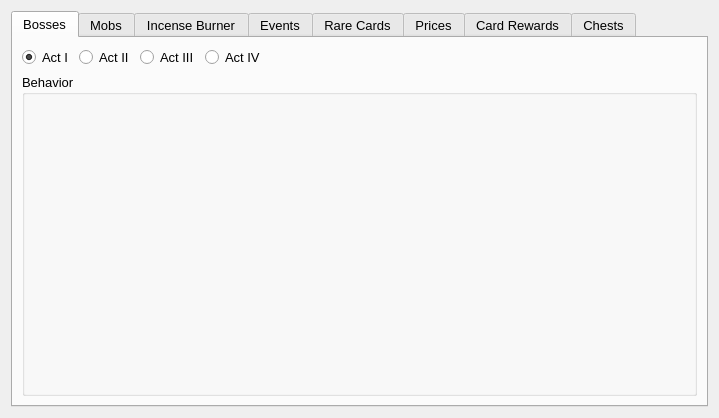
<?xml version="1.0" encoding="UTF-8"?>
<ui version="4.0">
 <class>ReferenceWindow</class>
 <widget class="QWidget" name="ReferenceWindow">
  <property name="geometry">
   <rect>
    <x>0</x>
    <y>0</y>
    <width>719</width>
    <height>418</height>
   </rect>
  </property>
  <property name="windowTitle">
   <string>Reference</string>
  </property>
  <property name="windowIcon">
   <iconset resource="../../resources/resources.qrc">
    <normaloff>:/logo/logo32.png</normaloff>:/logo/logo32.png</iconset>
  </property>
  <layout class="QGridLayout" name="gridLayout">
   <item row="0" column="0">
    <widget class="QTabWidget" name="tabWidget">
     <property name="font">
      <font>
       <pointsize>10</pointsize>
      </font>
     </property>
     <property name="currentIndex">
      <number>0</number>
     </property>
     <widget class="QWidget" name="tab">
      <attribute name="title">
       <string>Bosses</string>
      </attribute>
      <layout class="QGridLayout" name="gridLayout_2">
       <item row="0" column="0">
        <layout class="QVBoxLayout" name="verticalLayout">
         <item>
          <layout class="QHBoxLayout" name="horizontalLayout">
           <item>
            <widget class="QRadioButton" name="radioButton_2">
             <property name="text">
              <string>Act I</string>
             </property>
             <property name="checked">
              <bool>true</bool>
             </property>
            </widget>
           </item>
           <item>
            <widget class="QRadioButton" name="radioButton">
             <property name="text">
              <string>Act II</string>
             </property>
            </widget>
           </item>
           <item>
            <widget class="QRadioButton" name="radioButton_3">
             <property name="text">
              <string>Act III</string>
             </property>
            </widget>
           </item>
           <item>
            <widget class="QRadioButton" name="radioButton_4">
             <property name="text">
              <string>Act IV</string>
             </property>
            </widget>
           </item>
           <item>
            <spacer name="horizontalSpacer">
             <property name="orientation">
              <enum>Qt::Horizontal</enum>
             </property>
             <property name="sizeHint" stdset="0">
              <size>
               <width>40</width>
               <height>20</height>
              </size>
             </property>
            </spacer>
           </item>
          </layout>
         </item>
         <item>
          <widget class="QGroupBox" name="groupBox">
           <property name="sizePolicy">
            <sizepolicy hsizetype="Preferred" vsizetype="Expanding">
             <horstretch>0</horstretch>
             <verstretch>0</verstretch>
            </sizepolicy>
           </property>
           <property name="title">
            <string>Behavior</string>
           </property>
           <layout class="QGridLayout" name="gridLayout_4">
            <item row="0" column="0">
             <layout class="QGridLayout" name="boss_behavior_layout"/>
            </item>
           </layout>
          </widget>
         </item>
        </layout>
       </item>
      </layout>
     </widget>
     <widget class="QWidget" name="tab_4">
      <attribute name="title">
       <string>Mobs</string>
      </attribute>
     </widget>
     <widget class="QWidget" name="tab_2">
      <attribute name="title">
       <string>Incense Burner</string>
      </attribute>
     </widget>
     <widget class="QWidget" name="tab_3">
      <attribute name="title">
       <string>Events</string>
      </attribute>
     </widget>
     <widget class="QWidget" name="tab_5">
      <attribute name="title">
       <string>Rare Cards</string>
      </attribute>
      <layout class="QGridLayout" name="gridLayout_3">
       <item row="0" column="0">
        <layout class="QVBoxLayout" name="verticalLayout_2">
         <item>
          <layout class="QHBoxLayout" name="horizontalLayout_2">
           <item>
            <widget class="QRadioButton" name="radioButton_6">
             <property name="text">
              <string>Ironclad</string>
             </property>
             <property name="checked">
              <bool>true</bool>
             </property>
            </widget>
           </item>
           <item>
            <widget class="QRadioButton" name="radioButton_5">
             <property name="text">
              <string>Silent</string>
             </property>
            </widget>
           </item>
           <item>
            <widget class="QRadioButton" name="radioButton_8">
             <property name="text">
              <string>Defect</string>
             </property>
            </widget>
           </item>
           <item>
            <widget class="QRadioButton" name="radioButton_7">
             <property name="text">
              <string>Watcher</string>
             </property>
            </widget>
           </item>
           <item>
            <widget class="QRadioButton" name="radioButton_9">
             <property name="text">
              <string>Colorless</string>
             </property>
            </widget>
           </item>
           <item>
            <spacer name="horizontalSpacer_2">
             <property name="orientation">
              <enum>Qt::Horizontal</enum>
             </property>
             <property name="sizeHint" stdset="0">
              <size>
               <width>40</width>
               <height>20</height>
              </size>
             </property>
            </spacer>
           </item>
          </layout>
         </item>
         <item>
          <widget class="QGroupBox" name="groupBox_2">
           <property name="sizePolicy">
            <sizepolicy hsizetype="Preferred" vsizetype="Expanding">
             <horstretch>0</horstretch>
             <verstretch>0</verstretch>
            </sizepolicy>
           </property>
           <property name="title">
            <string>Rare Cards</string>
           </property>
           <layout class="QGridLayout" name="gridLayout_6">
            <item row="0" column="0">
             <layout class="QGridLayout" name="rare_cards_layout"/>
            </item>
           </layout>
          </widget>
         </item>
        </layout>
       </item>
      </layout>
     </widget>
     <widget class="QWidget" name="tab_6">
      <attribute name="title">
       <string>Prices</string>
      </attribute>
      <layout class="QGridLayout" name="gridLayout_5">
       <item row="0" column="0">
        <widget class="QGroupBox" name="groupBox_3">
         <property name="title">
          <string>Cards</string>
         </property>
         <layout class="QGridLayout" name="gridLayout_7"/>
        </widget>
       </item>
      </layout>
     </widget>
     <widget class="QWidget" name="tab_7">
      <attribute name="title">
       <string>Card Rewards</string>
      </attribute>
      <layout class="QGridLayout" name="gridLayout_18">
       <item row="3" column="0">
        <widget class="Line" name="line_3">
         <property name="orientation">
          <enum>Qt::Horizontal</enum>
         </property>
        </widget>
       </item>
       <item row="0" column="0">
        <layout class="QGridLayout" name="gridLayout_8">
         <item row="0" column="6">
          <widget class="QLabel" name="label_9">
           <property name="font">
            <font>
             <pointsize>12</pointsize>
            </font>
           </property>
           <property name="text">
            <string>Shop</string>
           </property>
          </widget>
         </item>
         <item row="1" column="1">
          <widget class="QLabel" name="label_12">
           <property name="font">
            <font>
             <pointsize>12</pointsize>
            </font>
           </property>
           <property name="text">
            <string>60%</string>
           </property>
          </widget>
         </item>
         <item row="1" column="0">
          <widget class="QLabel" name="label">
           <property name="font">
            <font>
             <pointsize>12</pointsize>
            </font>
           </property>
           <property name="text">
            <string>Common Card</string>
           </property>
          </widget>
         </item>
         <item row="3" column="0">
          <widget class="QLabel" name="label_6">
           <property name="font">
            <font>
             <pointsize>12</pointsize>
            </font>
           </property>
           <property name="text">
            <string>Rare Card</string>
           </property>
          </widget>
         </item>
         <item row="3" column="6">
          <widget class="QLabel" name="label_7">
           <property name="font">
            <font>
             <pointsize>12</pointsize>
            </font>
           </property>
           <property name="text">
            <string>9%</string>
           </property>
          </widget>
         </item>
         <item row="1" column="3">
          <widget class="QLabel" name="label_8">
           <property name="font">
            <font>
             <pointsize>12</pointsize>
            </font>
           </property>
           <property name="text">
            <string>50%</string>
           </property>
          </widget>
         </item>
         <item row="3" column="1">
          <widget class="QLabel" name="label_14">
           <property name="font">
            <font>
             <pointsize>12</pointsize>
            </font>
           </property>
           <property name="text">
            <string>3%</string>
           </property>
          </widget>
         </item>
         <item row="2" column="1">
          <widget class="QLabel" name="label_13">
           <property name="font">
            <font>
             <pointsize>12</pointsize>
            </font>
           </property>
           <property name="text">
            <string>37%</string>
           </property>
          </widget>
         </item>
         <item row="1" column="6">
          <widget class="QLabel" name="label_3">
           <property name="font">
            <font>
             <pointsize>12</pointsize>
            </font>
           </property>
           <property name="text">
            <string>54%</string>
           </property>
          </widget>
         </item>
         <item row="2" column="0">
          <widget class="QLabel" name="label_5">
           <property name="font">
            <font>
             <pointsize>12</pointsize>
            </font>
           </property>
           <property name="text">
            <string>Uncommon Card</string>
           </property>
          </widget>
         </item>
         <item row="0" column="1">
          <widget class="QLabel" name="label_11">
           <property name="font">
            <font>
             <pointsize>12</pointsize>
            </font>
           </property>
           <property name="text">
            <string>Regular Combat</string>
           </property>
          </widget>
         </item>
         <item row="2" column="6">
          <widget class="QLabel" name="label_4">
           <property name="font">
            <font>
             <pointsize>12</pointsize>
            </font>
           </property>
           <property name="text">
            <string>37%</string>
           </property>
          </widget>
         </item>
         <item row="0" column="3">
          <widget class="QLabel" name="label_10">
           <property name="font">
            <font>
             <pointsize>12</pointsize>
            </font>
           </property>
           <property name="text">
            <string>Elite</string>
           </property>
          </widget>
         </item>
         <item row="2" column="3">
          <widget class="QLabel" name="label_15">
           <property name="font">
            <font>
             <pointsize>12</pointsize>
            </font>
           </property>
           <property name="text">
            <string>40%</string>
           </property>
          </widget>
         </item>
         <item row="3" column="3">
          <widget class="QLabel" name="label_16">
           <property name="font">
            <font>
             <pointsize>12</pointsize>
            </font>
           </property>
           <property name="text">
            <string>10%</string>
           </property>
          </widget>
         </item>
        </layout>
       </item>
       <item row="2" column="0">
        <widget class="QLabel" name="label_70">
         <property name="font">
          <font>
           <pointsize>12</pointsize>
          </font>
         </property>
         <property name="text">
          <string>&lt;html&gt;&lt;head/&gt;&lt;body&gt;&lt;p&gt;&lt;a name=&quot;t-formula-bar-input-container&quot;/&gt;Rare cards start off at the listed percentage minus 5%, and the chance increases by 1% with every common card rolled. The same offset is subtracted from the chance for common cards (then uncommons, if necessary). When a rare card is rolled, the chance resets back to the listed value minus 5%. Only cards generated from card rewards affect the offset.&lt;/p&gt;&lt;/body&gt;&lt;/html&gt;</string>
         </property>
         <property name="wordWrap">
          <bool>true</bool>
         </property>
        </widget>
       </item>
       <item row="5" column="0">
        <spacer name="verticalSpacer">
         <property name="orientation">
          <enum>Qt::Vertical</enum>
         </property>
         <property name="sizeHint" stdset="0">
          <size>
           <width>20</width>
           <height>20</height>
          </size>
         </property>
        </spacer>
       </item>
       <item row="1" column="0">
        <widget class="Line" name="line_2">
         <property name="orientation">
          <enum>Qt::Horizontal</enum>
         </property>
        </widget>
       </item>
       <item row="4" column="0">
        <widget class="QLabel" name="label_71">
         <property name="font">
          <font>
           <pointsize>12</pointsize>
          </font>
         </property>
         <property name="text">
          <string>&lt;html&gt;&lt;head/&gt;&lt;body&gt;&lt;p&gt;Chance for upgraded cards (A20): &lt;/p&gt;&lt;p&gt;0% Act I&lt;/p&gt;&lt;p&gt;12.5% Act II&lt;/p&gt;&lt;p&gt;25% Act III&lt;/p&gt;&lt;/body&gt;&lt;/html&gt;</string>
         </property>
         <property name="wordWrap">
          <bool>true</bool>
         </property>
        </widget>
       </item>
      </layout>
     </widget>
     <widget class="QWidget" name="tab_8">
      <attribute name="title">
       <string>Chests</string>
      </attribute>
      <layout class="QGridLayout" name="gridLayout_9">
       <item row="0" column="5">
        <widget class="QLabel" name="label_22">
         <property name="font">
          <font>
           <pointsize>12</pointsize>
           <weight>50</weight>
           <bold>false</bold>
          </font>
         </property>
         <property name="text">
          <string>Uncommon Relic</string>
         </property>
        </widget>
       </item>
       <item row="1" column="5">
        <widget class="QLabel" name="label_29">
         <property name="font">
          <font>
           <pointsize>12</pointsize>
          </font>
         </property>
         <property name="text">
          <string>25%</string>
         </property>
        </widget>
       </item>
       <item row="2" column="5">
        <widget class="QLabel" name="label_30">
         <property name="font">
          <font>
           <pointsize>12</pointsize>
          </font>
         </property>
         <property name="text">
          <string>50%</string>
         </property>
        </widget>
       </item>
       <item row="1" column="2">
        <widget class="QLabel" name="label_67">
         <property name="font">
          <font>
           <pointsize>12</pointsize>
          </font>
         </property>
         <property name="text">
          <string>50%</string>
         </property>
        </widget>
       </item>
       <item row="3" column="6">
        <widget class="QLabel" name="label_65">
         <property name="font">
          <font>
           <pointsize>12</pointsize>
          </font>
         </property>
         <property name="text">
          <string>25%</string>
         </property>
        </widget>
       </item>
       <item row="3" column="5">
        <widget class="QLabel" name="label_31">
         <property name="font">
          <font>
           <pointsize>12</pointsize>
          </font>
         </property>
         <property name="text">
          <string>75%</string>
         </property>
        </widget>
       </item>
       <item row="2" column="2">
        <widget class="QLabel" name="label_68">
         <property name="font">
          <font>
           <pointsize>12</pointsize>
          </font>
         </property>
         <property name="text">
          <string>35%</string>
         </property>
        </widget>
       </item>
       <item row="1" column="0">
        <widget class="QLabel" name="label_2">
         <property name="font">
          <font>
           <pointsize>12</pointsize>
           <weight>50</weight>
           <bold>false</bold>
          </font>
         </property>
         <property name="text">
          <string>Small</string>
         </property>
        </widget>
       </item>
       <item row="3" column="4">
        <widget class="QLabel" name="label_28">
         <property name="font">
          <font>
           <pointsize>12</pointsize>
          </font>
         </property>
         <property name="text">
          <string>0%</string>
         </property>
        </widget>
       </item>
       <item row="0" column="4">
        <widget class="QLabel" name="label_21">
         <property name="font">
          <font>
           <pointsize>12</pointsize>
           <weight>50</weight>
           <bold>false</bold>
          </font>
         </property>
         <property name="text">
          <string>Common Relic</string>
         </property>
        </widget>
       </item>
       <item row="3" column="1">
        <widget class="QLabel" name="label_25">
         <property name="font">
          <font>
           <pointsize>12</pointsize>
          </font>
         </property>
         <property name="text">
          <string>75</string>
         </property>
        </widget>
       </item>
       <item row="2" column="4">
        <widget class="QLabel" name="label_27">
         <property name="font">
          <font>
           <pointsize>12</pointsize>
          </font>
         </property>
         <property name="text">
          <string>35%</string>
         </property>
        </widget>
       </item>
       <item row="1" column="6">
        <widget class="QLabel" name="label_63">
         <property name="font">
          <font>
           <pointsize>12</pointsize>
          </font>
         </property>
         <property name="text">
          <string>0%</string>
         </property>
        </widget>
       </item>
       <item row="4" column="0">
        <spacer name="verticalSpacer_2">
         <property name="orientation">
          <enum>Qt::Vertical</enum>
         </property>
         <property name="sizeHint" stdset="0">
          <size>
           <width>20</width>
           <height>40</height>
          </size>
         </property>
        </spacer>
       </item>
       <item row="3" column="2">
        <widget class="QLabel" name="label_69">
         <property name="font">
          <font>
           <pointsize>12</pointsize>
          </font>
         </property>
         <property name="text">
          <string>50%</string>
         </property>
        </widget>
       </item>
       <item row="0" column="2">
        <widget class="QLabel" name="label_66">
         <property name="font">
          <font>
           <pointsize>12</pointsize>
           <weight>50</weight>
           <bold>false</bold>
          </font>
         </property>
         <property name="text">
          <string>Gold Chance</string>
         </property>
        </widget>
       </item>
       <item row="3" column="0">
        <widget class="QLabel" name="label_20">
         <property name="font">
          <font>
           <pointsize>12</pointsize>
           <weight>50</weight>
           <bold>false</bold>
          </font>
         </property>
         <property name="text">
          <string>Large</string>
         </property>
        </widget>
       </item>
       <item row="1" column="1">
        <widget class="QLabel" name="label_18">
         <property name="font">
          <font>
           <pointsize>12</pointsize>
          </font>
         </property>
         <property name="text">
          <string>25</string>
         </property>
        </widget>
       </item>
       <item row="2" column="6">
        <widget class="QLabel" name="label_64">
         <property name="font">
          <font>
           <pointsize>12</pointsize>
          </font>
         </property>
         <property name="text">
          <string>15%</string>
         </property>
        </widget>
       </item>
       <item row="0" column="1">
        <widget class="QLabel" name="label_19">
         <property name="font">
          <font>
           <pointsize>12</pointsize>
           <weight>50</weight>
           <bold>false</bold>
          </font>
         </property>
         <property name="text">
          <string>Gold (10% variance)</string>
         </property>
        </widget>
       </item>
       <item row="2" column="1">
        <widget class="QLabel" name="label_24">
         <property name="font">
          <font>
           <pointsize>12</pointsize>
          </font>
         </property>
         <property name="text">
          <string>50</string>
         </property>
        </widget>
       </item>
       <item row="1" column="4">
        <widget class="QLabel" name="label_26">
         <property name="font">
          <font>
           <pointsize>12</pointsize>
          </font>
         </property>
         <property name="text">
          <string>75%</string>
         </property>
        </widget>
       </item>
       <item row="2" column="0">
        <widget class="QLabel" name="label_17">
         <property name="font">
          <font>
           <pointsize>12</pointsize>
           <weight>50</weight>
           <bold>false</bold>
          </font>
         </property>
         <property name="text">
          <string>Medium</string>
         </property>
        </widget>
       </item>
       <item row="0" column="6">
        <widget class="QLabel" name="label_23">
         <property name="font">
          <font>
           <pointsize>12</pointsize>
           <weight>50</weight>
           <bold>false</bold>
          </font>
         </property>
         <property name="text">
          <string>Rare Relic</string>
         </property>
        </widget>
       </item>
       <item row="0" column="3" rowspan="4">
        <widget class="Line" name="line">
         <property name="orientation">
          <enum>Qt::Vertical</enum>
         </property>
        </widget>
       </item>
      </layout>
     </widget>
    </widget>
   </item>
  </layout>
 </widget>
 <resources>
  <include location="../../resources/resources.qrc"/>
 </resources>
 <connections/>
</ui>
